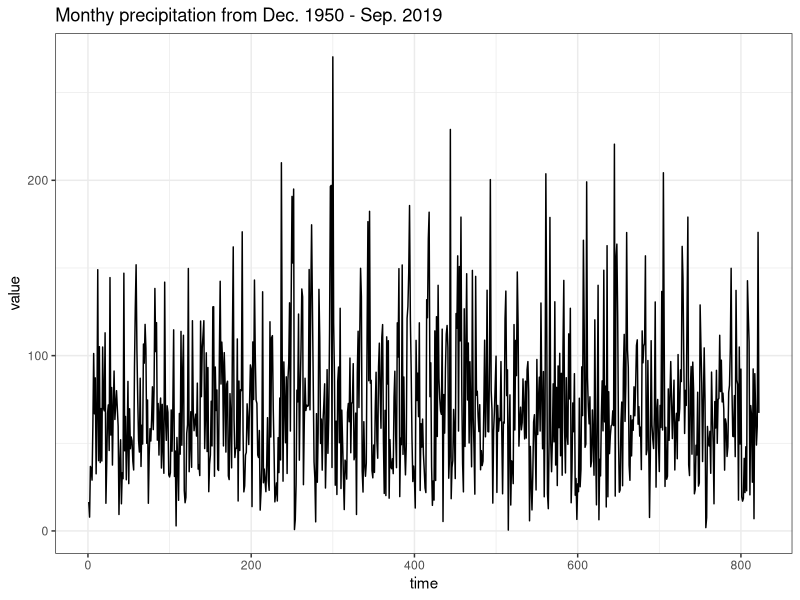
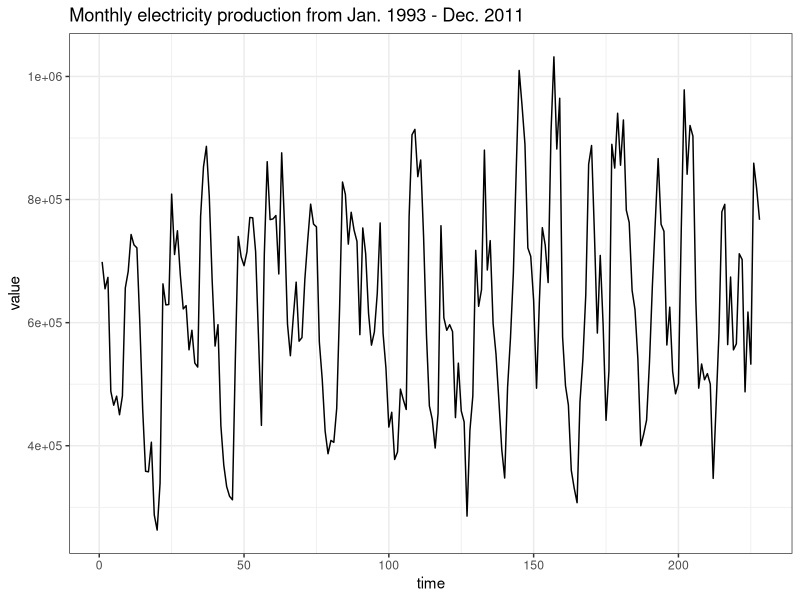
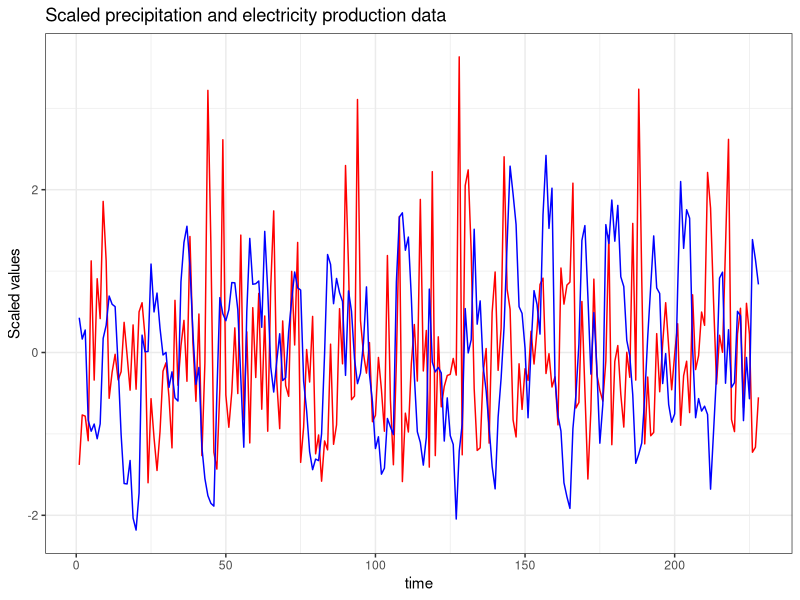

Recreate these plots in R, in order. (Note: this script raises an error after producing the figures.)
library("GGally")
weather_data_org <- read.csv(file = "weather_data.csv")
weather_data <- weather_data_org
n_weather_org <- dim(weather_data_org)[1]
ggplot(data = weather_data, aes(x = seq(n_weather_org), y = value)) +
  geom_line() +
  theme_bw() +
  xlab("time") + 
  ggtitle("Monthy precipitation from Dec. 1950 - Sep. 2019")

electricity_production_data = read.csv(file = "electricity_production_data.csv")
electricity_production_data
n_electricity = dim(electricity_production_data)[1]
head(electricity_production_data)
head(weather_data)
ggplot(data = electricity_production_data, aes(x = seq(n_electricity), y = value)) +
  geom_line() +
  theme_bw() + 
  xlab("time") +
  ggtitle("Monthly electricity production from Jan. 1993 - Dec. 2011")

electricity_production_data[c("year", "month")] <- do.call(rbind, strsplit(electricity_production_data$måned, "M"))
electricity_production_data <- subset(electricity_production_data, select = -c(måned))

weather_data[c("year", "month", "date_time")] <- do.call(rbind, strsplit(weather_data$referenceTime, "-"))
weather_data <- subset(weather_data, select = -c(referenceTime, date_time))
weather_data <- weather_data[(weather_data$year > electricity_production_data$year[1]),]
dim(weather_data)
dim(electricity_production_data)

write.csv(weather_data, file = "cleaned_weather_data.csv")
write.csv(electricity_production_data, file = "cleaned_electricity_production_data.csv")
n <- n_electricity
ggplot(data = NULL, aes(x = seq(n))) +
  geom_line(data = weather_data[1:n,], aes(y = scale(value)), col = "red") +
  geom_line(data = electricity_production_data[1:n,], aes(y = scale(value)), col = "blue") +
  theme_bw() + 
  ylab("Scaled values") +
  xlab("time") +
  ggtitle("Scaled precipitation and electricity production data")
  

#ACF, PACF, and CCF of weather data
precipitation_data <- weather_data$value
electricity_data <- electricity_production_data$value
ccf <- ggCcf(precipitation_data[1:n_electricity], electricity_data, lag.max = 30) +
  ggtitle("")+
  theme_bw()
ggAcf(precipitation_data) +
  theme_bw() +
  ggtitle("ACF of monthly percipition")
ggPacf(precipitation_data) +
  theme_bw() + 
  ggtitle("PACF of montly precipitation")
ggplot(data = NULL,aes(x = seq(length(precipitation_data)), y = precipitation_data)) +
  theme_bw() +
  xlab("time") + 
  geom_line() + 
  ggtitle("Monthy precipitation from Jan. 1993 - Sep. 2019")

#first difference
#differencing the precipitation data is maybe not 
dprecipitation_data <- diff(precipitation_data, lag = 1)
ggplot(data = NULL,aes(x = seq(length(dprecipitation_data)), y = dprecipitation_data)) +
  theme_bw() +
  xlab("time") + 
  geom_line() + 
  ggtitle("First difference monthly precipitation from Jan. 1993 - Sep. 2019")

ggAcf(dprecipitation_data) + 
  theme_bw() + 
  ggtitle("ACF of first differenced montly precipitation")
ggPacf(dprecipitation_data) +
  theme_bw() +
  ggtitle("PACF of first differenced montly precipitation")

d12precipitation_data <- diff(precipitation_data, lag = 12)
ggplot(data = NULL,aes(x = seq(length(d12precipitation_data)), y = d12precipitation_data)) +
  theme_bw() +
  xlab("time") + 
  geom_line() + 
  ggtitle("Seasonal difference monthly precipitation from Jan. 1993 - Sep. 2019")
ggAcf(d12precipitation_data, lag.max = 40) + 
  theme_bw() + 
  ggtitle("ACF of seasonal differenced monthly precipitation")
ggPacf(d12precipitation_data, lag.max = 40) +
  theme_bw() +
  ggtitle("PACF of seasonal differenced monthly precipitation")

ddprecipitation_data <- diff(dprecipitation_data, lag = 12)
ggAcf(ddprecipitation_data) + 
  theme_bw() + 
  ggtitle("ACF of seasonal and first differenced montly precipitation")
ggPacf(ddprecipitation_data) +
  theme_bw() +
  ggtitle("PACF of seasonal and firstdifferenced montly precipitation")


#no obvious advantage of taking a first and seasonal difference
#if modelling precipitation, seasonal differences are adequate

#electricity data
acf <- ggAcf(electricity_data, lag.max = 30) +
  ggtitle("")+
  theme_bw() 
pacf <- ggPacf(electricity_data, lag.max = 30) +
  ggtitle("")+
  theme_bw() 
library(gridExtra)
grid.arrange(ccf, acf, pacf,ncol = 3, top = "ACF, PACF and CCF (with precipitation) of electricity production data")
wdelectricity_data <- diff(electricity_data,lag = 1)
ggplot(data = NULL, aes(x = seq(length(delectricity_data)), y = delectricity_data)) +
  geom_line() +
  theme_bw() + 
  xlab("time") +
  ggtitle("First difference monthly electricity production from Jan. 1993 - Dec. 2011")

ggAcf(delectricity_data) +
  theme_bw() + 
  ggtitle("ACF of first differenced electricity production data")
ggPacf(delectricity_data) +
  theme_bw() +
  ggtitle("PACF of first differenced electricity production data")

d12electricity_data <- diff(electricity_data, lag = 12)
ggplot(data = NULL, aes(x = seq(length(d12electricity_data)), y = d12electricity_data)) +
  geom_line() +
  theme_bw() + 
  xlab("time") +
  ylab("Lag 12 differenced electricity produciton (MWh)")+
  ggtitle("Seasonal difference monthly electricity production from Jan. 1993 - Dec. 2011")

#we still see significant deviations in acf and pacf plots when only first or seasonal
#differencing is performed
#trying with seasonal differencing
ddelectricity_data <- diff(delectricity_data, lag = 12)
ggplot(data = NULL, aes(x = seq(length(ddelectricity_data)), y = ddelectricity_data)) +
  geom_line() +
  theme_bw() + 
  ylab("ddelectricity data") +
  xlab("time")
  ggtitle("Seasonal and first difference monthly electricity production from Jan. 1993 - Dec. 2011")

ggAcf(ddelectricity_data,  lag.max= 50) +
  theme_bw() +
  ggtitle("ACF of seasonal and first differenced electricity production data")
ggPacf(ddelectricity_data, lag.max = 50) +
  theme_bw() + 
  ggtitle("PACF of seasonal and first differenced electricity production data")

#consistent with true SARIMA model


